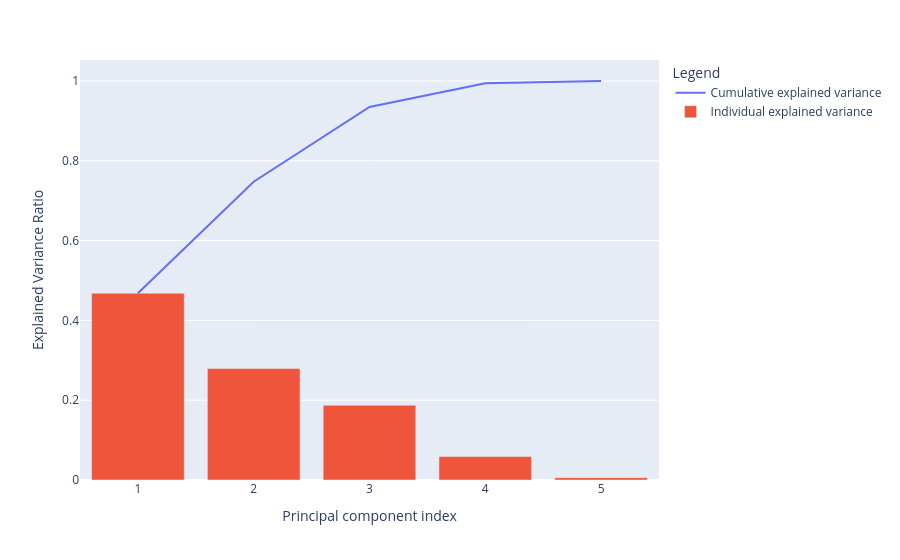

Notebook code for this chart:
### Code cell
#@title Plot explained variance
fig = px.line(x=owupca_x, y=np.cumsum(owupca.explained_variance_ratio_), color=px.Constant("Cumulative explained variance"), labels=dict(x="Principal component index", y="Explained Variance Ratio", color="Legend"))
fig.add_bar(x=owupca_x, y=owupca.explained_variance_ratio_, name="Individual explained variance")
fig.show()

### Figure 1 — Plotly figure (JSON) as saved in the notebook; plotly's stock layout.template omitted (floating-point values rounded to 4 significant figures)
{"data": [{"hovertemplate": "Legend=Cumulative explained variance<br>Principal component index=%{x}<br>Explained Variance Ratio=%{y}<extra></extra>", "legendgroup": "Cumulative explained variance", "line": {"color": "#636efa", "dash": "solid"}, "marker": {"symbol": "circle"}, "mode": "lines", "name": "Cumulative explained variance", "orientation": "v", "showlegend": true, "type": "scatter", "x": [1, 2, 3, 4, 5], "xaxis": "x", "y": [0.468, 0.7477, 0.9349, 0.9941, 1.0], "yaxis": "y"}, {"name": "Individual explained variance", "type": "bar", "x": [1, 2, 3, 4, 5], "y": [0.468, 0.2797, 0.1873, 0.05912, 0.005935]}], "layout": {"legend": {"title": {"text": "Legend"}, "tracegroupgap": 0}, "margin": {"t": 60}, "xaxis": {"anchor": "y", "domain": [0.0, 1.0], "title": {"text": "Principal component index"}}, "yaxis": {"anchor": "x", "domain": [0.0, 1.0], "title": {"text": "Explained Variance Ratio"}}}}
